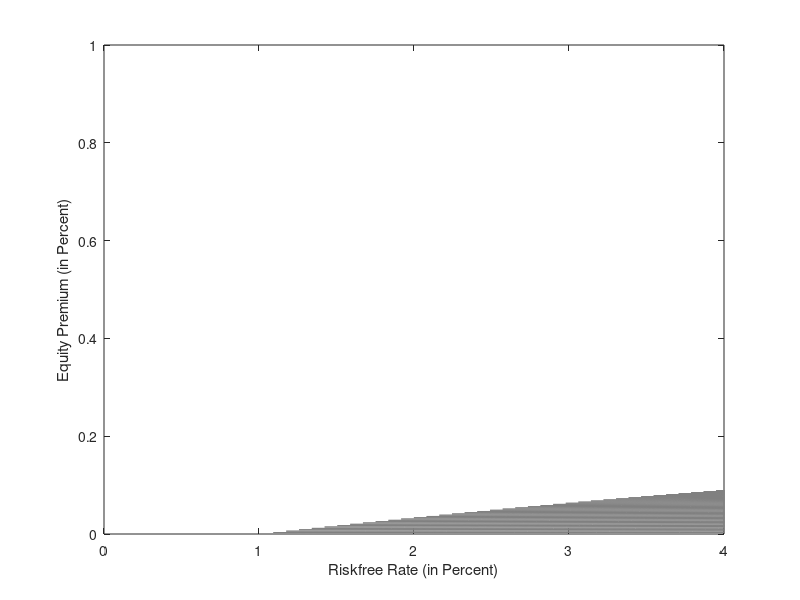

The MATLAB script that drew this image: (Note: this script raises an error after producing the figure.)
clear all, close all;


%%%%%%%%%%%%%%
	options=optimset;
	options=optimset(options,'MaxFunEvals',1000000,'MaxIter',5000);

% given the empirical consumption growth moments, 
% the function mpmoment calculcates mu,delta,phi
% could be done analytically, MATLAB is the lazy route

   
	 phi = 0.55;

    % transition matrix
	q=[phi         1-phi;... 
           1-phi        phi ];

    % unconditional probabilities
    qbar=[1/2;1/2];
    
    
    mu = 0.0168;
    delta = 0.0233;
   

    gL = 1+mu-delta;
    gH = 1+mu+delta;

    mu_c= qbar(1)*gH +qbar(2)*gL
    mu_c2 = qbar(1)*(gH^2)+qbar(2)*(gL^2);
    mu_ccminus = qbar(1)*q(1,1)*gH*gH+ 2*qbar(1)*q(1,2)*gH*gL +qbar(2)*q(2,2)*gL*gL;

    var_c = mu_c2 - (mu_c^2);
    std_c = sqrt(var_c)
    
    auto_c =(mu_ccminus-(mu_c^2))/var_c
       


    lambda=[gH;gL];  % possible values for lambdas

    

    m = 1;
    % for gamma = 0.01:0.1:100;
        % for beta = 0.01: 0.01: 0.99; %0.7:0.01:0.99
    for gamma = 0.05:0.05:10;
        for beta = 0.9: 0.005: 0.99; %0.7:0.01:0.99

	S=beta*q*(lambda.^(-gamma)); % prices of riskfree asset in state i
	rf=1./S-1;		      % rf is return in state i
	Rf=qbar'*rf;         % Rf is expected return

	%First solve for w's
	A=zeros(2,2);
	for i=1:2
	  for j=1:2
		A(i,j)=beta*q(i,j)*(lambda(j)^(1-gamma));
	  end
	end
	w=inv(eye(2)-A)*(A*ones(2,1));


	% rij return in state j given that today is state i
	r=zeros(2,2);

	for i=1:2 
	  for j=1:2

		r(i,j)=lambda(j)*(1+w(j))/w(i)-1;
	  end
	end


	% Ri expected return given that today is state i
	R=diag(q*r');
	Re=qbar'*R;  % Re expected return on equity

    riskfree(m) = Rf;
    equitypremium(m) = Re - Rf;
    m=m+1;
    
    end
    end

    figure;
    plot(100*riskfree,100*equitypremium,'color',[0.5 0.5 0.5]);
    axis([0 4 0 1])
    ylabel('Equity Premium (in Percent)')
    xlabel('Riskfree Rate (in Percent)')
    print -dpdf mehraprescott;


    % find the upper envelope
    I = logical((riskfree<0.041)   .* (equitypremium <0.01));

M = 100*[riskfree(I)' equitypremium(I)'];

ue = [];
for x=0:0.1:4
    k = logical( (M(:,1)>= x ) .* (M(:,1)<x+0.1));
    if any(k)
        ue=[ ue;[x,max(M(k,2))]];
    end
end

    colNames = {'riskfree','equitypremium'};
T = array2table(ue, 'VariableNames', colNames);
writetable(T, 'Fig_4_data.csv');
